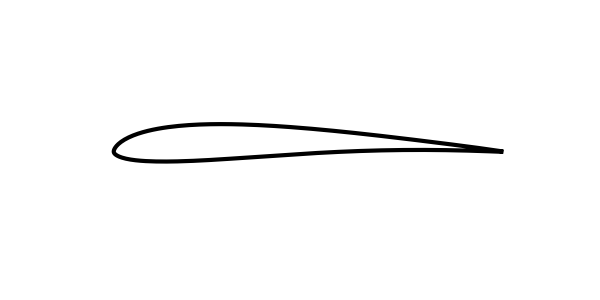
#> input picture VIT_Airfoil_Encoder/data/images/ag12.png, 600 x 300 px; its folder holds only this picture in this run
$ python get_gray_images.py
#> lines starting #> are read from the running program, lines starting #| are printed output that depends on the picture
# -*- coding: utf-8 -*-
# @Time    : 2022/1/20 10:03 下午
# @Author  : zuokuijun
# @Email   : zuokuijun13@163.com
"""
将原始的彩色RGB图片转换为灰度二值化图片
"""
import os
import matplotlib.pyplot as plt
import numpy as np
from PIL import Image
import  PIL.ImageOps as ops
# import  cv2 as cv

# 首先将图像转换为灰度图像，其次将图像像素进行翻转（因为白色像素数值为255，黑色为0）
# 翻转之后的像素数值为翼型周围的像素数值为0，翼型数值为255
# 最后需要将像素数值统一为0~1之间

# 单个图像灰度转换函数
def convertGray():
    dir = "m6.png"
    img = Image.open(dir)
    # 将图像转换为灰度图
    img = img.convert('L')
    # 将图像像素进行翻转
    img = ops.invert(img)

    w, h = img.size
    # nps = np.array(img)
    # print(nps)
    img.save('m6_gray.png')
    img.show()
    # [14 lines of commented-out code are left out]
def convertGrayx(dir_path):

     # 获取给定目录下的所有文件
#> called with dir_path = 'data/images/'
     files = os.listdir(dir_path)
     for i in range(len(files)):
         # 获取每一张图片的绝对路径
         print(files[i])
         file  = os.path.join(dir_path, files[i])
         img = Image.open(file)
#> img is the input picture: PIL image 600x300 RGBA; mean R, G, B, A 250.4, 250.4, 250.4, 255
         # 将图像转换为灰度图
         img = img.convert('L')
#> img: PIL image 600x300 L
         # 将图像像素进行翻转
         img = ops.invert(img)
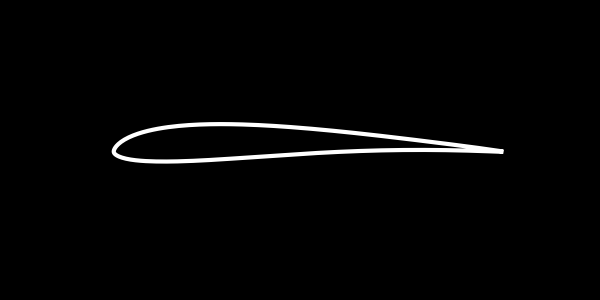
#> img: PIL image 600x300 L; min 0, max 255, mean 4.6
         img.save("./data/convert_images/{}".format(files[i]))


if __name__ == '__main__':
    dir = "data/images/"
    convertGrayx(dir)

$ run again, on VIT_Airfoil_Encoder/data/images/amsoil2.png
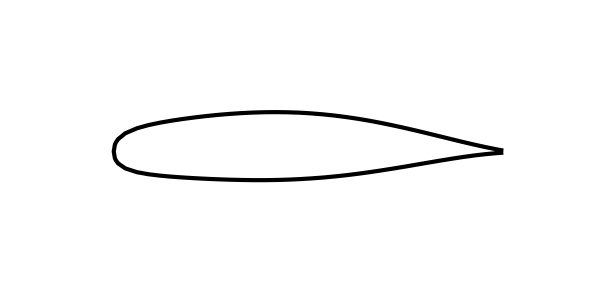
#> input picture VIT_Airfoil_Encoder/data/images/amsoil2.png, 600 x 300 px
#> in convertGrayx, img is the input picture: PIL image 600x300 RGBA; mean R, G, B, A 250.2, 250.2, 250.2, 255
#> in convertGrayx, `img = ops.invert(img)`:
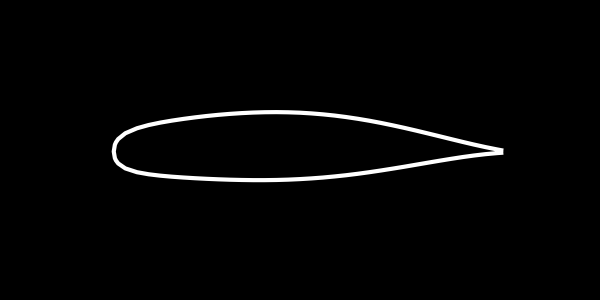
#> img: PIL image 600x300 L; min 0, max 255, mean 4.8
